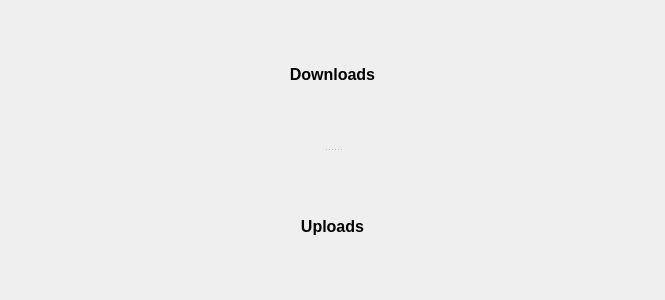
<?xml version="1.0" encoding="UTF-8"?>
<ui version="4.0">
 <class>WidgetTransfers</class>
 <widget class="QWidget" name="WidgetTransfers">
  <property name="geometry">
   <rect>
    <x>0</x>
    <y>0</y>
    <width>665</width>
    <height>300</height>
   </rect>
  </property>
  <property name="windowTitle">
   <string>Transfers</string>
  </property>
  <property name="windowIcon">
   <iconset resource="../Resource.qrc">
    <normaloff>:/Resource/Generic/Transfers.png</normaloff>:/Resource/Generic/Transfers.png</iconset>
  </property>
  <layout class="QVBoxLayout" name="verticalLayout_3">
   <property name="spacing">
    <number>0</number>
   </property>
   <property name="margin">
    <number>0</number>
   </property>
   <item>
    <widget class="QSplitter" name="splitterTransfers">
     <property name="contextMenuPolicy">
      <enum>Qt::CustomContextMenu</enum>
     </property>
     <property name="orientation">
      <enum>Qt::Vertical</enum>
     </property>
     <widget class="QFrame" name="frame">
      <property name="frameShape">
       <enum>QFrame::NoFrame</enum>
      </property>
      <property name="frameShadow">
       <enum>QFrame::Raised</enum>
      </property>
      <layout class="QVBoxLayout" name="verticalLayout_4">
       <property name="spacing">
        <number>0</number>
       </property>
       <property name="margin">
        <number>0</number>
       </property>
       <item>
        <widget class="QToolButton" name="toolButtonDownloadsHeader">
         <property name="sizePolicy">
          <sizepolicy hsizetype="Expanding" vsizetype="Fixed">
           <horstretch>0</horstretch>
           <verstretch>0</verstretch>
          </sizepolicy>
         </property>
         <property name="styleSheet">
          <string notr="true">QToolButton {
	border: none;
	font-size: 16px;
	font-weight: bold;
}
</string>
         </property>
         <property name="text">
          <string>Downloads</string>
         </property>
         <property name="icon">
          <iconset resource="../Resource.qrc">
           <normaloff>:/Resource/Generic/Download.png</normaloff>:/Resource/Generic/Download.png</iconset>
         </property>
         <property name="iconSize">
          <size>
           <width>20</width>
           <height>20</height>
          </size>
         </property>
         <property name="toolButtonStyle">
          <enum>Qt::ToolButtonTextBesideIcon</enum>
         </property>
        </widget>
       </item>
       <item>
        <layout class="QVBoxLayout" name="verticalLayoutDownloads"/>
       </item>
      </layout>
     </widget>
     <widget class="QFrame" name="frame_2">
      <property name="frameShape">
       <enum>QFrame::NoFrame</enum>
      </property>
      <property name="frameShadow">
       <enum>QFrame::Raised</enum>
      </property>
      <layout class="QVBoxLayout" name="verticalLayout_5">
       <property name="spacing">
        <number>0</number>
       </property>
       <property name="margin">
        <number>0</number>
       </property>
       <item>
        <widget class="QToolButton" name="toolButtonUploadsHeader">
         <property name="sizePolicy">
          <sizepolicy hsizetype="Expanding" vsizetype="Fixed">
           <horstretch>0</horstretch>
           <verstretch>0</verstretch>
          </sizepolicy>
         </property>
         <property name="styleSheet">
          <string notr="true">QToolButton {
	border: none;
	font-size: 16px;
	font-weight: bold;
}
</string>
         </property>
         <property name="text">
          <string>Uploads</string>
         </property>
         <property name="icon">
          <iconset resource="../Resource.qrc">
           <normaloff>:/Resource/Generic/Upload.png</normaloff>:/Resource/Generic/Upload.png</iconset>
         </property>
         <property name="iconSize">
          <size>
           <width>20</width>
           <height>20</height>
          </size>
         </property>
         <property name="checkable">
          <bool>false</bool>
         </property>
         <property name="checked">
          <bool>false</bool>
         </property>
         <property name="toolButtonStyle">
          <enum>Qt::ToolButtonTextBesideIcon</enum>
         </property>
        </widget>
       </item>
       <item>
        <layout class="QVBoxLayout" name="verticalLayoutUploads"/>
       </item>
      </layout>
     </widget>
    </widget>
   </item>
  </layout>
 </widget>
 <resources>
  <include location="../Resource.qrc"/>
 </resources>
 <connections/>
</ui>
